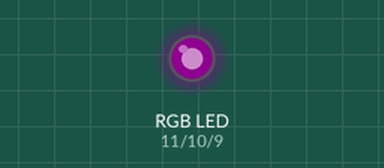
The sketch below on a simulated Arduino Uno, built with avr-gcc and run on an emulated ATmega328P. Parts: an RGB LED mixed from three pins (HIGH = lit). Dim RGB values are drawn brighter than linear.

Above: at 0.15 s.
At 5.41 s:
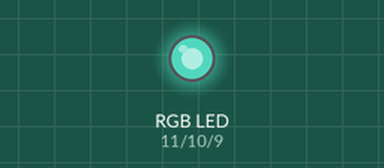
At 10.5 s:
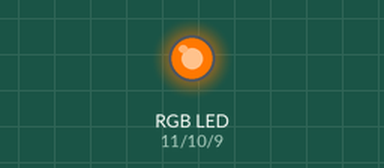
At 18.6 s:
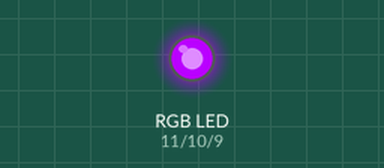
At 30.5 s:
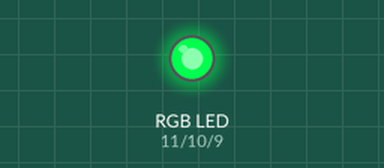
At 38.5 s:
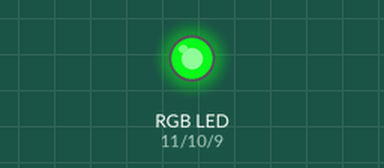
Timing chart, 0 to 40.0 s (numbered marks = the images above):
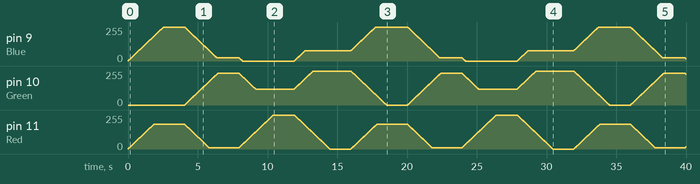

The sketch:

sketch_jan19c.ino
```cpp
/*
  Fade RGB LED Smoothly through 4 colours
  Fades an RGB LED using PWM smoothly through 4 different colours pausing for 1.5 seconds on each colour.

  Connect an common Cathode RGB LED with appropriate resistors on each anode to your Arduino Uno;
  Red to pin 11, Green to pin 10, Blue to pin 9, Cathode to GND.

  Developed for Arduino Uno by Joshua David - TechHelpBlog.com

  Please Feel Free to adapt and use this code in your projects.
 Contact me at techhelpblog.com and let me know how you've used it!
 */

// Assign LED Output PWM Pins
int Red = 11;
int Green = 10;
int Blue = 9;

//Set Initial Values
int RedVal = 0;
int GreenVal = 0;
int BlueVal = 0;
int fade = 10;  // Delay Time

// Colour Value 1 as each colour intensity (0-255)
int RedVal1 = 186;
int GreenVal1 = 0;
int BlueVal1 = 255;

// Colour Value 2
int RedVal2 = 9;
int GreenVal2 = 239;
int BlueVal2 = 26;

//Colour Value 3
int RedVal3 = 255;
int GreenVal3 = 120;
int BlueVal3 = 0;

//Colour Value 4
int RedVal4 = 0;
int GreenVal4 = 255;
int BlueVal4 = 78;

//Set initial mode (Colour Value Mode) to Colour Value 1
int mode = 1;

void setup()
{

 //----------------------- Assign outputs
   pinMode(Red, OUTPUT);
   pinMode(Green, OUTPUT);
   pinMode(Blue, OUTPUT);
 //----------------------- Write Initial Values of 0 to outputs
   analogWrite(Red, RedVal);
   analogWrite(Green, GreenVal);
   analogWrite(Blue, BlueVal);

}

void loop()                            // Begin Main Program Loop

{
  while(mode == 1){
    if(RedVal < RedVal1){              // If RedVal is less than desired RedVal1
      RedVal ++;                       // increment RedVal
    } else if(RedVal > RedVal1){       // If RedVal is more than desired RedVal1
      RedVal --;                       // decrement RedVal
    } else if(RedVal == RedVal1){      // If RedVal is equal to desired RedVal1
      //Do Nothing
    }
                                       // Repeated as above for BlueVal
    if(BlueVal < BlueVal1){
      BlueVal ++;
    } else if(BlueVal > BlueVal1){
      BlueVal --;
    } else if(BlueVal == BlueVal1){
      //Do Nothing
    }
                                       // Repeated as above for GreenVal
    if(GreenVal < GreenVal1){
      GreenVal ++;
    } else if (GreenVal > GreenVal1){
      GreenVal --;
    } else if (GreenVal == GreenVal1){
      // Do Nothing
    }
                                       // Now we have a new set of values, we write them to the PWM Pins.
    analogWrite(Red, RedVal);
    analogWrite(Green, GreenVal);
    analogWrite(Blue, BlueVal);
    delay(fade);                       // Implement a bit of delay to slow the change of colour down a bit

    if(RedVal == RedVal1 && GreenVal == GreenVal1 && BlueVal == BlueVal1){ // If RedVal & GreenVal & BlueVal are all at the desired values
      delay(1500);                     // Delay to hold this colour for a little while
      mode = 2;                        // Change the mode to the next colour. Exiting this while loop and into the next one
    }
  }

  while(mode == 2){
    if(RedVal < RedVal2){
      RedVal ++;
    } else if(RedVal > RedVal2){
      RedVal --;
    } else if(RedVal == RedVal2){
      //Do Nothing
    }

    if(BlueVal < BlueVal2){
      BlueVal ++;
    } else if(BlueVal > BlueVal2){
      BlueVal --;
    } else if(BlueVal == BlueVal2){
      //Do Nothing
    }

    if(GreenVal < GreenVal2){
      GreenVal ++;
    } else if (GreenVal > GreenVal2){
      GreenVal --;
    } else if (GreenVal == GreenVal2){
      // Do Nothing
    }

    analogWrite(Red, RedVal);
    analogWrite(Green, GreenVal);
    analogWrite(Blue, BlueVal);
    delay(fade);

    if(RedVal == RedVal2 && GreenVal == GreenVal2 && BlueVal == BlueVal2){
      delay(1500);
      mode = 3;
     //break;
    }
  }

  while(mode == 3){
    if(RedVal < RedVal3){
      RedVal ++;
    } else if(RedVal > RedVal3){
      RedVal --;
    } else if(RedVal == RedVal3){
      //Do Nothing
    }

    if(BlueVal < BlueVal3){
      BlueVal ++;
    } else if(BlueVal > BlueVal3){
      BlueVal --;
    } else if(BlueVal == BlueVal3){
      //Do Nothing
    }

    if(GreenVal < GreenVal3){
      GreenVal ++;
    } else if (GreenVal > GreenVal3){
      GreenVal --;
    } else if (GreenVal == GreenVal3){
      // Do Nothing
    }

    analogWrite(Red, RedVal);
    analogWrite(Green, GreenVal);
    analogWrite(Blue, BlueVal);
    delay(fade);

    if(RedVal == RedVal3 && GreenVal == GreenVal3 && BlueVal == BlueVal3){
      delay(1500);
      mode = 4;
      //break;
    }
  }

  while(mode == 4){
    if(RedVal < RedVal4){
      RedVal ++;
    } else if(RedVal > RedVal4){
      RedVal --;
    } else if(RedVal == RedVal4){
      //Do Nothing
    }

    if(BlueVal < BlueVal4){
      BlueVal ++;
    } else if(BlueVal > BlueVal4){
      BlueVal --;
    } else if(BlueVal == BlueVal4){
      //Do Nothing
    }

    if(GreenVal < GreenVal4){
      GreenVal ++;
    } else if (GreenVal > GreenVal4){
      GreenVal --;
    } else if (GreenVal == GreenVal4){
      // Do Nothing
    }

    analogWrite(Red, RedVal);
    analogWrite(Green, GreenVal);
    analogWrite(Blue, BlueVal);
    delay(fade);

    if(RedVal == RedVal4 && GreenVal == GreenVal4 && BlueVal == BlueVal4){
      delay(1500);
      mode = 1;                                 // Set mode back to 1 to return to the original colour.
      //break;
    }
  }

}
```
